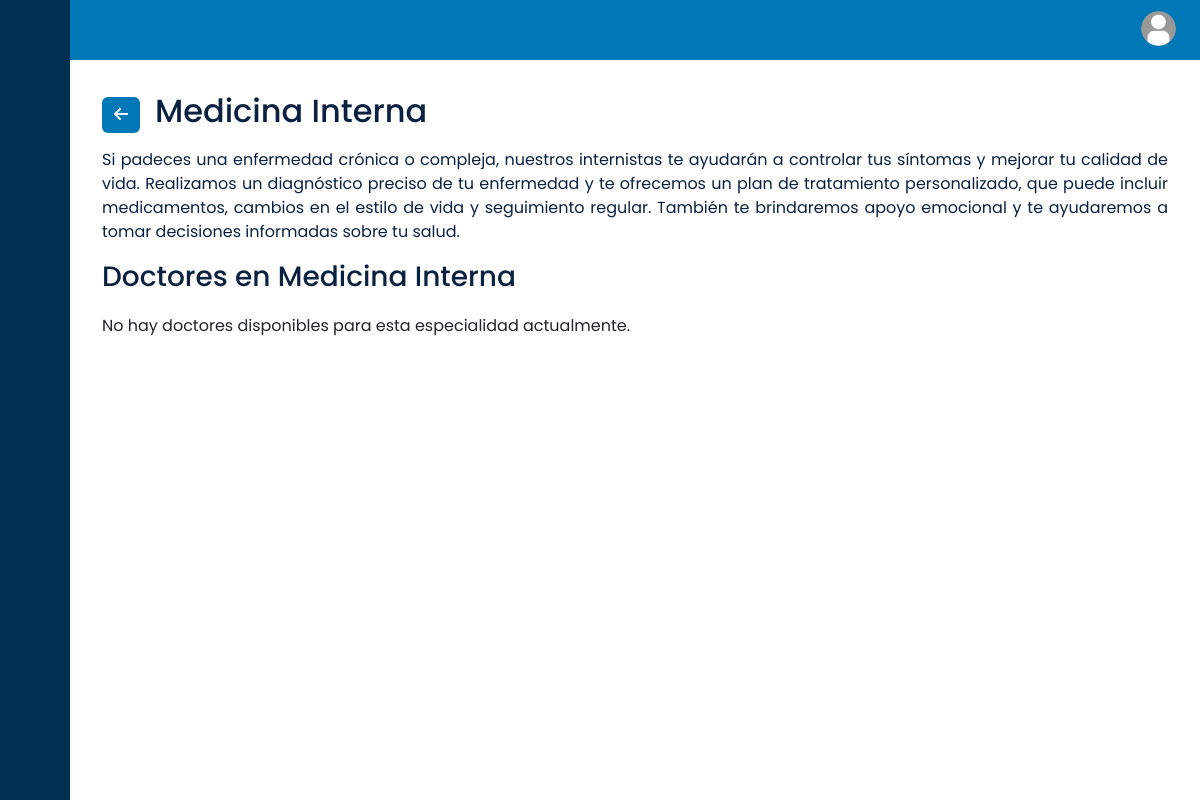
Page /core/specialities/6/ (signed in) on the earlier database version.
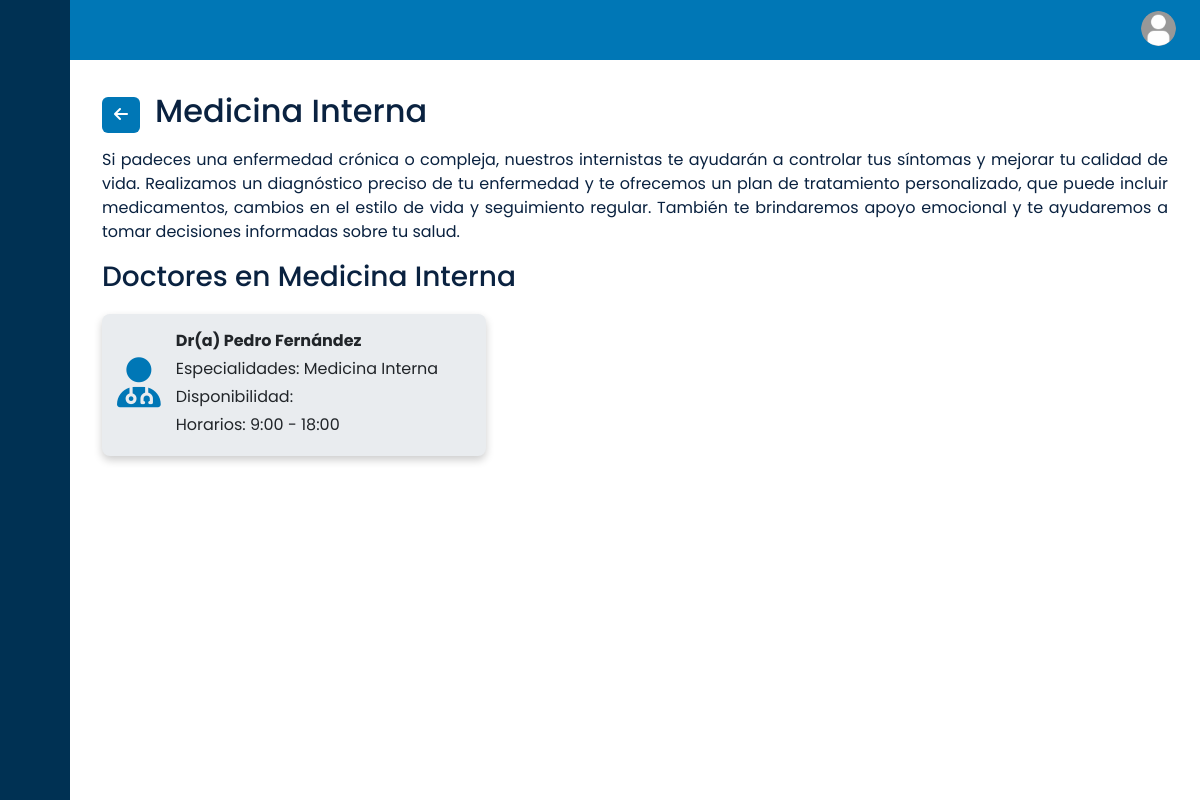
Same page on the later database version.
### core/models.py (models this page shows, shortened)
class Speciality(models.Model):
    name = models.CharField(max_length=80)
    description = models.TextField()
    detailed_description = models.TextField(null=True, blank=True)
    created_at = models.DateTimeField(default=timezone.now, editable=False)
    modified_by = models.ForeignKey(
        User, on_delete=models.SET_NULL, null=True, blank=True)
    modified_at = models.DateTimeField(auto_now=True)
    status = models.BooleanField(default=True)
    class Meta:
        verbose_name = 'Especialidad'
        verbose_name_plural = 'Especialidades'

class User(AbstractUser):
    middle_name = models.CharField(max_length=30, blank=True, null=True)
    maternal_surname = models.CharField(max_length=30, blank=True, null=True)
    identification = models.CharField(max_length=13, blank=True, null=True)
    address = models.CharField(max_length=50, blank=True, null=True)
    city = models.CharField(max_length=15, blank=True, null=True)
    phone_number = models.CharField(max_length=10, blank=True, null=True)
    birth_date = models.DateField(blank=True, null=True)
    GENRE_CHOICES = [
        ('M', 'Masculino'),
        ('F', 'Femenino'),
    ]
    genre = models.CharField(
        max_length=1, choices=GENRE_CHOICES, blank=False, null=False)

class Doctor(User):
    specialities = models.ManyToManyField(Speciality)
    created_at = models.DateTimeField(default=timezone.now, editable=False)
    modified_at = models.DateTimeField(auto_now=True)
    modified_by = models.ForeignKey(
        User, on_delete=models.SET_NULL, null=True, blank=True, related_name='modified_doctors')
    class Meta:
        verbose_name = 'Doctor'
        verbose_name_plural = 'Doctores'

class User(AbstractUser):
    middle_name = models.CharField(max_length=30, blank=True, null=True)
    maternal_surname = models.CharField(max_length=30, blank=True, null=True)
    identification = models.CharField(max_length=13, blank=True, null=True)
    address = models.CharField(max_length=50, blank=True, null=True)
    city = models.CharField(max_length=15, blank=True, null=True)
    phone_number = models.CharField(max_length=10, blank=True, null=True)
    birth_date = models.DateField(blank=True, null=True)
    GENRE_CHOICES = [
        ('M', 'Masculino'),
        ('F', 'Femenino'),
    ]
    genre = models.CharField(
        max_length=1, choices=GENRE_CHOICES, blank=False, null=False)

### core/views/speciality_views.py (the view)
@login_required
def speciality_detail(request, speciality_id):
    speciality = get_object_or_404(Speciality, id=speciality_id)
    doctors = Doctor.objects.filter(specialities=speciality)
    return render(request, 'patient/speciality_detail.html', {
        'speciality': speciality,
        'doctors': doctors,
    })

### core/context_processors.py (called while the page is built)
def group_context(request):
    if request.user.is_authenticated:
        return {
            'is_paciente': request.user.groups.filter(name='Paciente').exists(),
            'is_administrador': request.user.groups.filter(name='Administrador').exists(),
            'is_secretaria': request.user.groups.filter(name='Secretaria').exists(),
            'is_doctor': request.user.groups.filter(name='Doctor').exists(),
        }
    return {}

### core/templates/patient/speciality_detail.html
{% extends 'shared/base.html' %}
{% load static %}
{% block content %}
<div class="content">
    <div class="speciality-detail">
        <div class="header-with-back-button">
            <a href="{% url 'search_doctors_patient' %}" class="btn custom-button" title="Regresar">
                <i class="fas fa-arrow-left"></i>
            </a>
            <h2>{{ speciality.name }}</h2>
        </div>
        <p class="speciality-description">{{ speciality.detailed_description|default:speciality.description }}</p>
        <h3>Doctores en {{ speciality.name }}</h3>
        <div class="doctor-cards">
            {% for doctor in doctors %}
            <div class="doctor-card">
                <div class="icon-doctor">
                    <i class="fas fa-user-md"></i>
                </div>
                <div class="doctor-info">
                    <strong>Dr(a) {{ doctor.first_name }} {{ doctor.last_name }}</strong>
                    <p>
                        Especialidades:
                        {% for spec in doctor.specialities.all %}
                        {{ spec.name }}{% if not forloop.last %}, {% endif %}
                        {% endfor %}
                    </p>
                    <p>Disponibilidad:</p>
                    <p>Horarios: 9:00 - 18:00</p>
                </div>
            </div>
            {% empty %}
            <p>No hay doctores disponibles para esta especialidad actualmente.</p>
            {% endfor %}
        </div>
    </div>
</div>
{% endblock %}

Differences in the rows shown:
now on this page (row edited): Doctor: first_name "Pedro", last_name "Fernández", Speciality (name "Medicina Interna")
Other differences:
text no longer shown: "No hay doctores disponibles para esta especialidad actualmente."
